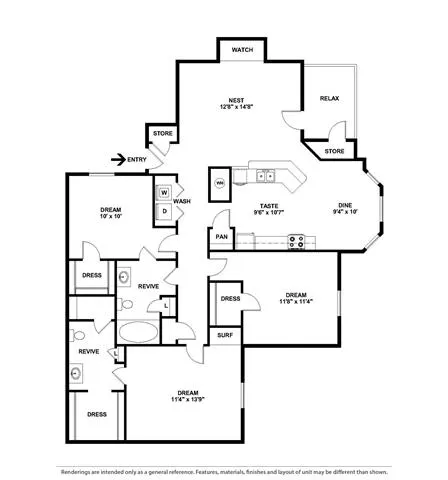
#> input picture frontend/floor_plans/3b2.png, 448 x 480 px, given in place of floor_plans, which was not available
$ python floorplans_to_svg.py ../frontend/floor_plans
#> lines starting #> are read from the running program, lines starting #| are printed output that depends on the picture; after the words box and inside, x2 and y2 are one past the last pixel; in counts of white or black regions, pixels touching at a corner belong together; pictures that were not available may be replaced by others from this repository, and a replacement may not be noted
#!/usr/bin/env python3
from __future__ import annotations

import argparse
import subprocess
import tempfile
from pathlib import Path

import cv2
import numpy as np
from PIL import Image


def preprocess_floorplan(input_path: Path, scale: int, min_area: int) -> Image.Image:
#> called with scale = 4, min_area = 520
  gray = cv2.imread(str(input_path), cv2.IMREAD_GRAYSCALE)
#> gray: shape (480, 448); min 0, max 255, mean 242.1
  if gray is None:
    raise FileNotFoundError(input_path)

  enlarged = cv2.resize(gray, None, fx=scale, fy=scale, interpolation=cv2.INTER_CUBIC)
  blurred = cv2.GaussianBlur(enlarged, (0, 0), 1.2)
  _, binary = cv2.threshold(blurred, 0, 255, cv2.THRESH_BINARY_INV + cv2.THRESH_OTSU)
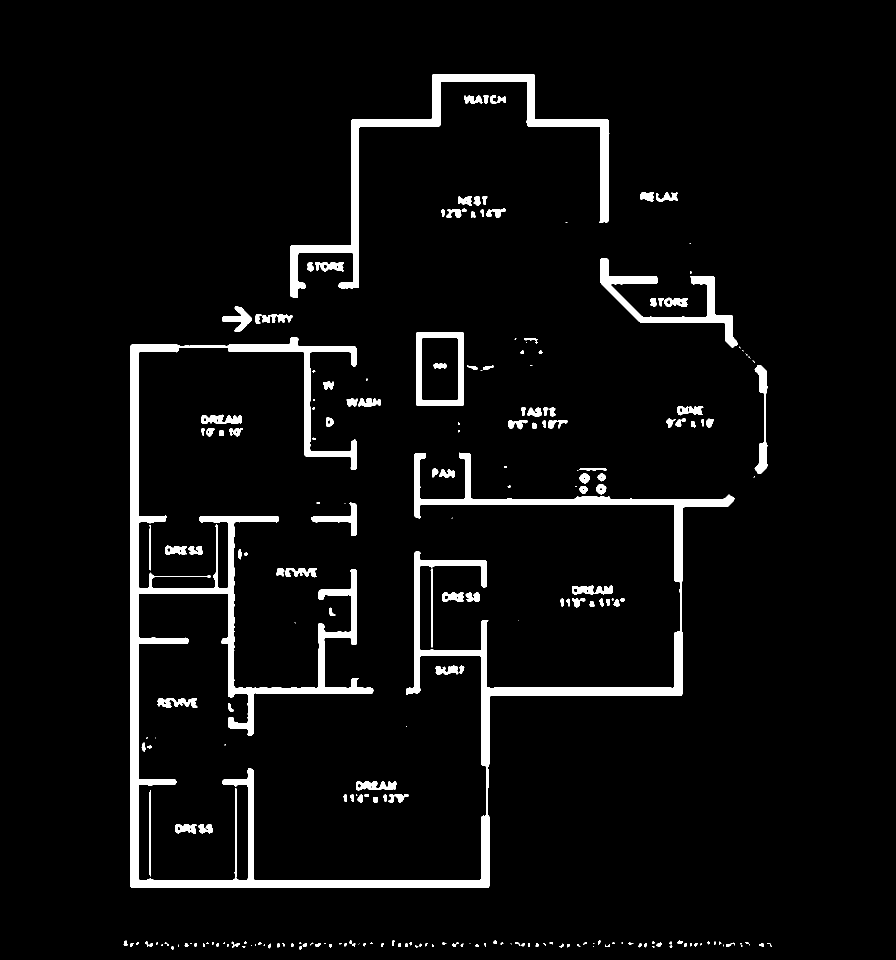
#> binary: shape (1920, 1792) (shown at 1/2 size); 4.8% white; 239 white regions (72 under 20 px), largest, box (x1, y1, x2, y2) and area: (260, 675, 1469, 1776) 98068, (580, 148, 1219, 596) 21990, (1201, 517, 1475, 695) 8212
  binary = cv2.morphologyEx(
    binary,
    cv2.MORPH_CLOSE,
    cv2.getStructuringElement(cv2.MORPH_RECT, (3, 3)),
    iterations=1
  )
#> binary: shape (1920, 1792); 4.8% white; 226 white regions (70 under 20 px), largest, box (x1, y1, x2, y2) and area: (260, 675, 1469, 1776) 98627, (580, 148, 1219, 596) 21991, (1201, 517, 1475, 695) 8214

  component_count, labels, stats, _ = cv2.connectedComponentsWithStats(binary, connectivity=8)
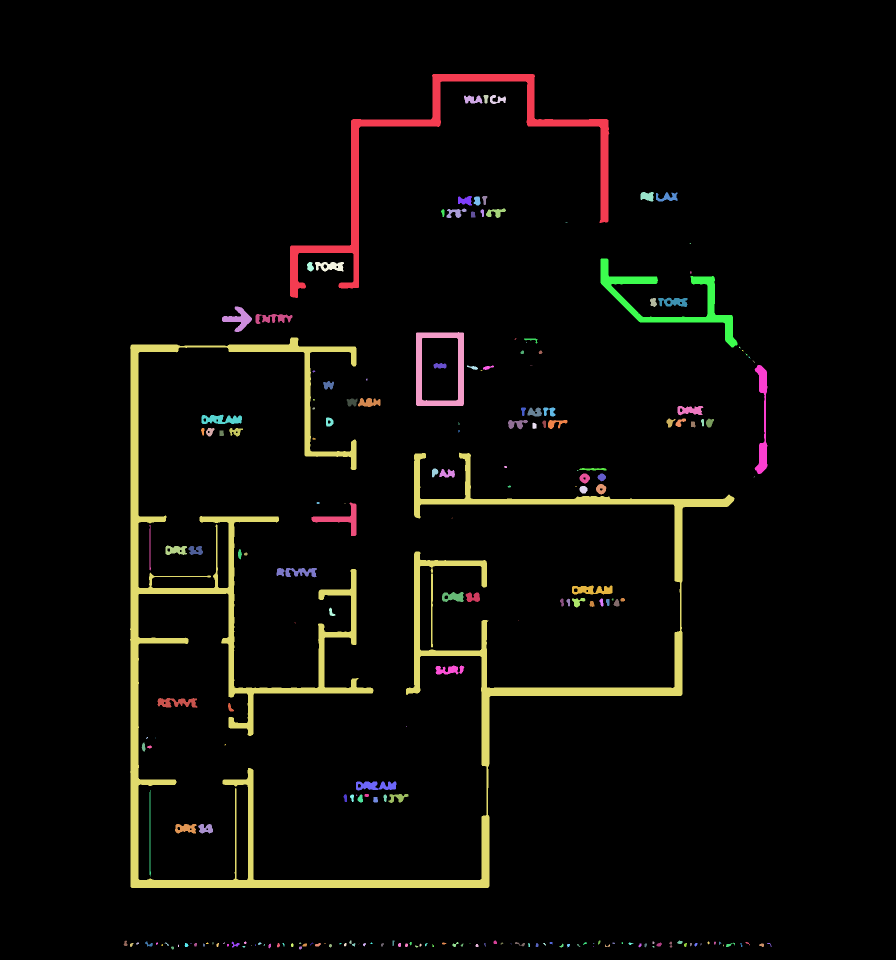
#> labels: shape (1920, 1792) int32 (shown at 1/2 size); 227 distinct labels, from 0 to 226; one colour per label, 0 black
#> component_count = 227; stats = 227 rows, first 6: [0, 0, 1792, 1920, 3273906], [580, 148, 639, 448, 21991], [928, 191, 37, 16, 413], [967, 190, 10, 17, 121], [980, 190, 32, 18, 309], [1281, 384, 27, 19, 393]
  cleaned = np.zeros_like(binary)
  min_span = 22 * scale
  for component_index in range(1, component_count):
    x, y, width, height, area = stats[component_index]
    if area >= min_area or width >= min_span or height >= min_span:
      cleaned[labels == component_index] = 255
#> this loop made 226 passes
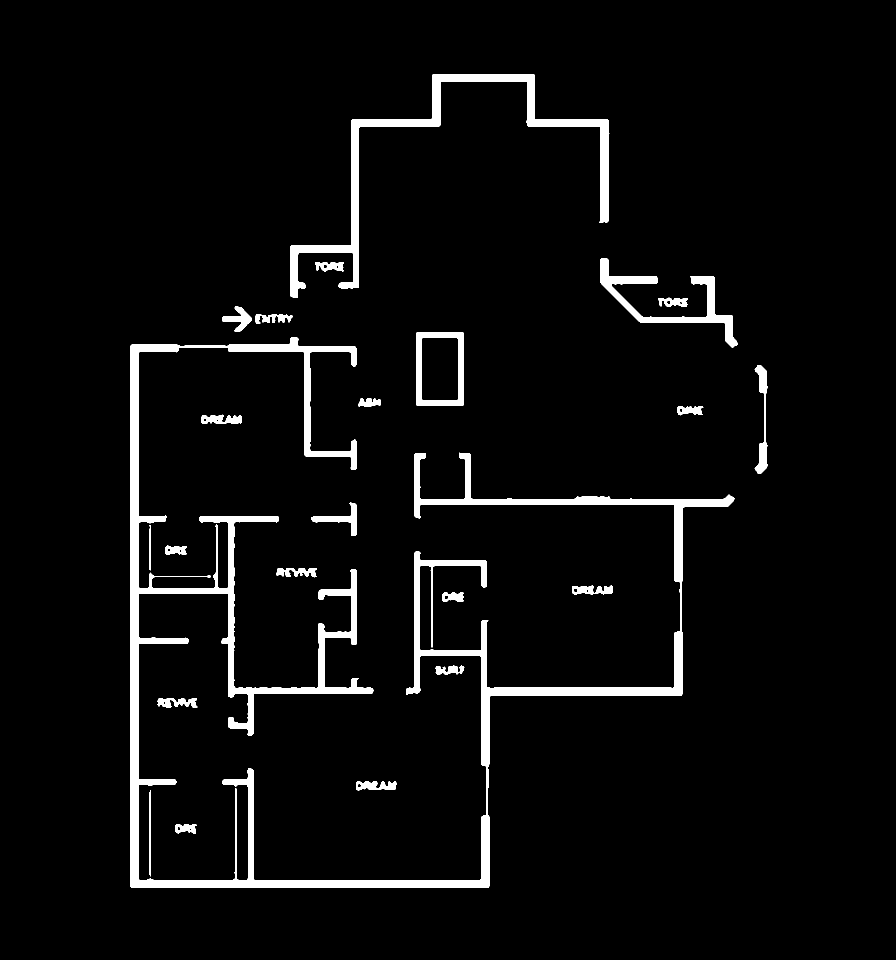
#> cleaned: shape (1920, 1792) (shown at 1/2 size); 4.4% white; 23 white regions, largest, box (x1, y1, x2, y2) and area: (260, 675, 1469, 1776) 98627, (580, 148, 1219, 596) 21991, (1201, 517, 1475, 695) 8214

  return Image.fromarray(255 - cleaned).convert('1')
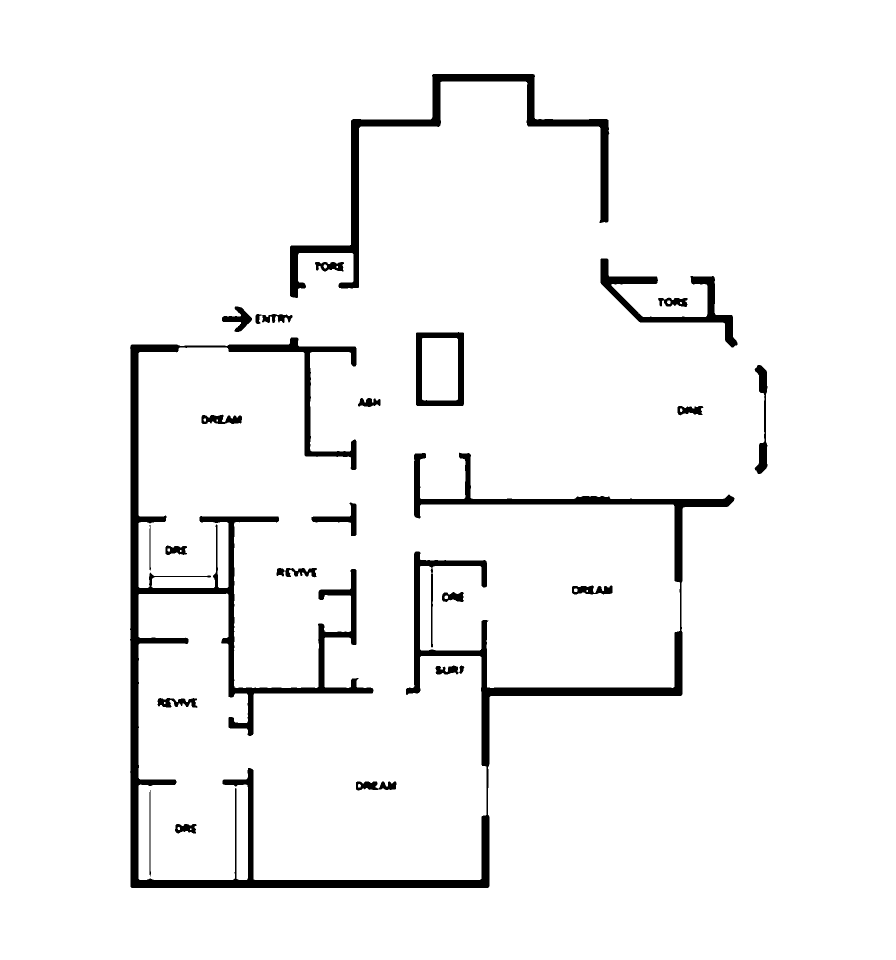
#> returned value: PIL image 1792x1920 1 (shown at 1/2 size); 95.6% white; 23 black regions, largest, box (x1, y1, x2, y2) and area: (260, 675, 1469, 1776) 98627, (580, 148, 1219, 596) 21991, (1201, 517, 1475, 695) 8214


def convert_image_to_svg(input_path: Path, output_path: Path, scale: int, min_area: int) -> None:
  binary = preprocess_floorplan(input_path, scale=scale, min_area=min_area)
  with tempfile.NamedTemporaryFile(suffix='.pbm', delete=False) as handle:
    pbm_path = Path(handle.name)
  try:
    binary.save(pbm_path)
    subprocess.run(
      ['potrace', '-s', '-o', str(output_path), str(pbm_path)],
      check=True
    )
#> (this line was passed over: subprocess is not available in this run)
  finally:
    pbm_path.unlink(missing_ok=True)


def main() -> None:
  parser = argparse.ArgumentParser()
  parser.add_argument('images', nargs='+')
  parser.add_argument('--scale', type=int, default=4)
  parser.add_argument('--min-area', type=int, default=520)
  args = parser.parse_args()

  for image_arg in args.images:
    input_path = Path(image_arg)
    output_path = input_path.with_suffix('.svg')
    convert_image_to_svg(input_path, output_path, args.scale, args.min_area)
    print(output_path)


if __name__ == '__main__':
  main()
